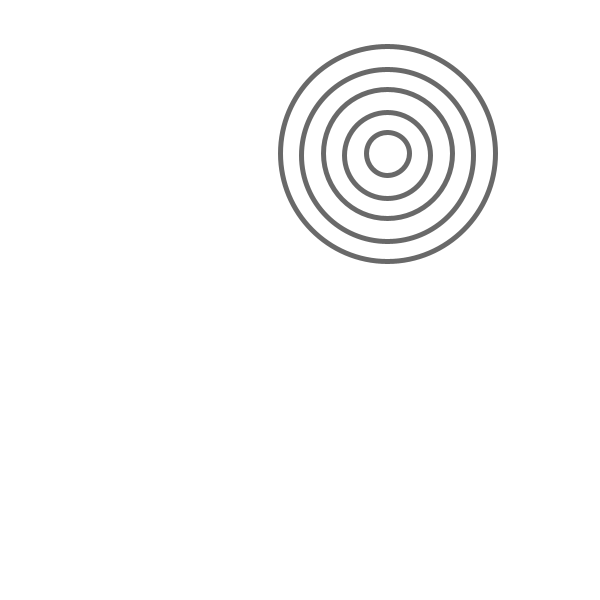
Frame 1 (no input)
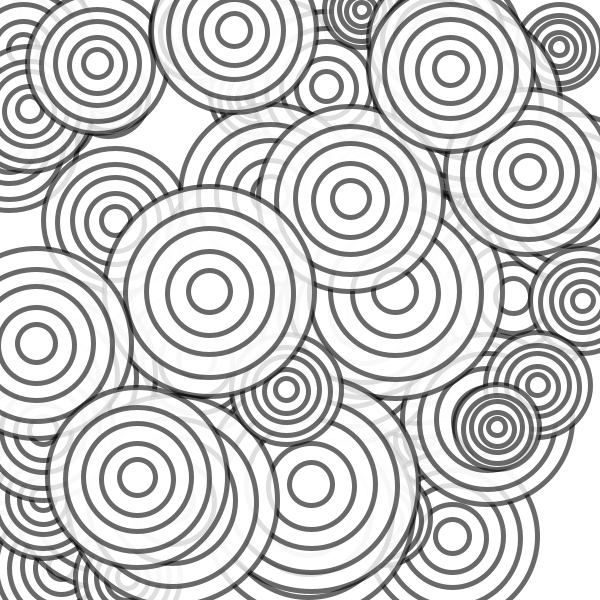
Frame 60 (the mouse pressed at the canvas centre just before this capture)
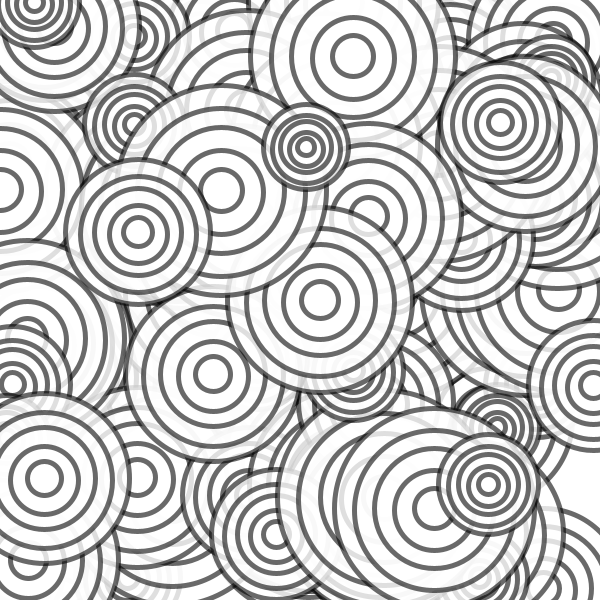
Frame 120 (the mouse held since frame 60 and released just before this capture)

The Processing sketch that drew these frames (run headless with seeded random() and noise(); from frame 60 on, the mouse is pressed at the canvas centre):

// Processing sketch: P_S1_Circle1
// ── P_S1_Circle1.pde
void setup() {
  size(600, 600);
  background(255);
}

void draw() {
  //noFill();
  fill(255, 200);
  strokeWeight(5);
  stroke(0, 150);
  drawCircles(random(width), random(height), 5,(int)random(15,45));
}

void drawCircles(float x, float y, int n,int b) {
  for (int i=n;i>0;i--) {
    ellipse(x, y-(i%2*n/2), b*i, b*i);
  }
}
